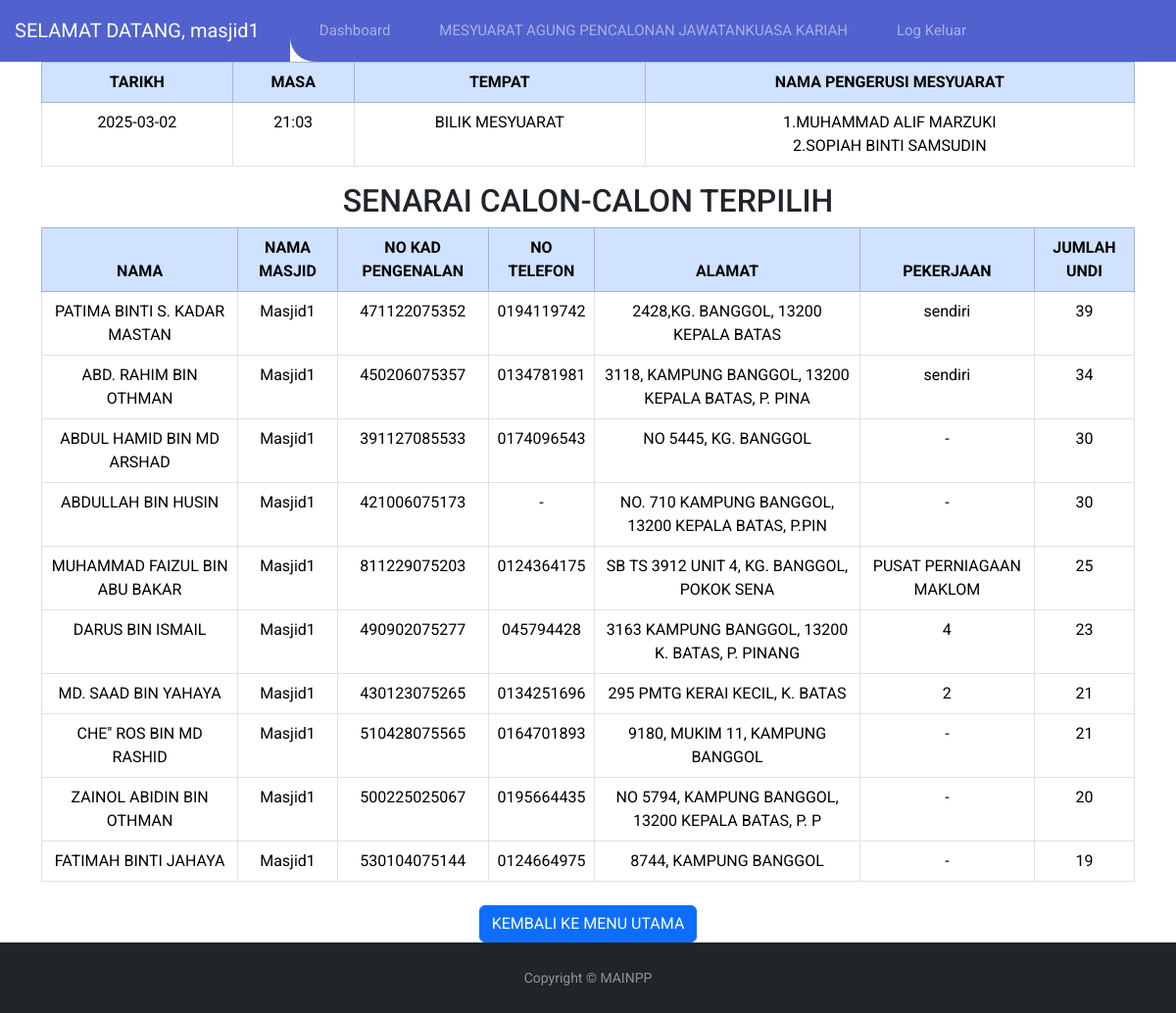
/backend/form2_masjid.php (signed in), run on the app's committed database.
### tables this page shows
CREATE TABLE `booking` (
  `booking_id` int(8) NOT NULL,
  `user_id` int(8) NOT NULL,
  `date` date NOT NULL,
  `time` time NOT NULL,
  `place` varchar(50) NOT NULL,
  `nama_cadangan1` varchar(255) NOT NULL,
  `ic_cadangan1` varchar(20) NOT NULL,
  `phone_cadangan1` varchar(20) NOT NULL,
  `email_cadangan1` varchar(255) DEFAULT NULL,
  `nama_cadangan2` varchar(255) NOT NULL,
  `ic_cadangan2` varchar(20) NOT NULL,
  `phone_cadangan2` varchar(20) NOT NULL,
  `email_cadangan2` varchar(255) DEFAULT NULL,
  `status_code` int(1) NOT NULL,
  `tindakan_code` int(11) NOT NULL,
  `comment` varchar(100) NOT NULL,
  `reg_date` datetime(6) NOT NULL DEFAULT current_timestamp(6),
  `edit_date` timestamp(6) NOT NULL DEFAULT current_timestamp(6) ON UPDATE current_timestamp(6),
  `masjid_id` int(11) DEFAULT NULL
);

CREATE TABLE `form_2` (
  `form_id` int(8) NOT NULL,
  `date` date NOT NULL,
  `name` varchar(50) NOT NULL,
  `ic` varchar(12) NOT NULL,
  `gender` varchar(20) NOT NULL,
  `phone_num` varchar(11) NOT NULL,
  `address` varchar(50) NOT NULL,
  `job` varchar(30) NOT NULL,
  `total_vote` int(4) NOT NULL,
  `role` varchar(50) DEFAULT NULL,
  `status_code` int(1) DEFAULT NULL,
  `reg_date` datetime(6) NOT NULL DEFAULT current_timestamp(6),
  `edit_date` timestamp(6) NOT NULL DEFAULT current_timestamp(6) ON UPDATE current_timestamp(6),
  `verify_id_1` int(8) DEFAULT NULL,
  `verify_id_2` int(8) DEFAULT NULL,
  `verify_id_3` int(8) DEFAULT NULL,
  `booking_id` int(20) NOT NULL DEFAULT 0
);

CREATE TABLE `masjid` (
  `masjid_id` int(20) NOT NULL,
  `masjid_name` varchar(30) NOT NULL,
  `daerah_id` varchar(20) NOT NULL
);

### backend/form2_masjid.php (the view, shortened to what this page needs)
<?php
require '../backend/connection.php';
$masjid_id = $_SESSION['masjid_id'];
$sql = "SELECT * FROM booking b
JOIN user u ON b.user_id = u.user_id
JOIN masjid m ON u.masjid_id = m.masjid_id
WHERE m.masjid_id = :masjid_id AND b.status_code = 1 ";
$stmt = $conn->prepare($sql);
$stmt->execute([
    'masjid_id' => $masjid_id
]);
$booking = $stmt->fetch(PDO::FETCH_ASSOC);
try {
    $query = "SELECT f.*, u.*, m.*
        FROM form_2 f
        JOIN sej6x_data_peribadi u ON u.no_ic = f.ic
        JOIN masjid m ON u.id_masjid = m.masjid_id
        WHERE m.masjid_id = $masjid_id
        ORDER BY f.total_vote DESC";
    $stmt = $conn->prepare($query);
    $stmt->execute();
    $bookings2 = $stmt->fetchAll(PDO::FETCH_ASSOC);
} catch (PDOException $e) {
    die("Error: " . $e->getMessage());
}
?>
<!DOCTYPE html>
<html lang="en">
<head>
</head>
<body>
<?php require '../include/header.php'; ?>
<div class="table-responsive">
        <table class="table table-bordered text-center">
            <thead class="table-primary text-white">
        <tr>
            <th>TARIKH</th>
            <th>MASA</th>
            <th>TEMPAT</th>
            <th>NAMA PENGERUSI MESYUARAT</th>
    </thead>
        <?php if (empty($booking)): ?>
            <tr><td colspan="7">TIADA DATA DIJUMPAI.</td></tr>
        <?php else: ?>
            <tr>
                <td><?php echo htmlspecialchars($booking['date']); ?></td>
                <td><?php echo date('H:i', strtotime($booking['time'])); ?></td>
                <td><?php echo htmlspecialchars($booking['place']); ?></td>
                <td>
                    1.<?php echo htmlspecialchars($booking['nama_cadangan1']); ?>
                    <br>
                    2.<?php echo htmlspecialchars($booking['nama_cadangan2']); ?>
                </td>
            </tr>
        <?php endif; ?>
    </table>
<h2 class="text-center">SENARAI CALON-CALON TERPILIH</h2>
    <div class="table-responsive">
        <table class="table table-bordered text-center">
            <thead class="table-primary text-white">
                <tr>
                    <th>NAMA</th>
                    <th>NAMA MASJID</th>
                    <th>NO KAD PENGENALAN</th>
                    <th>NO TELEFON</th>
                    <th>ALAMAT</th>
                    <th>PEKERJAAN</th>
                    <th>JUMLAH UNDI</th>
                    </thead>
                    <tbody>
        <?php foreach ($bookings2 as $booking): ?>
            <tr>
                <td><?php echo htmlspecialchars($booking['name']); ?></td>
                <td><?php echo htmlspecialchars($booking['masjid_name']); ?></td>
                <td><?php echo htmlspecialchars($booking['ic']); ?></td>
                <td><?php echo htmlspecialchars($booking['phone_num']); ?></td>
                <td><?php echo htmlspecialchars($booking['address']); ?></td>
                <td><?php echo htmlspecialchars($booking['job']); ?></td>
                <td><?php echo htmlspecialchars($booking['total_vote']); ?></td>
            </tr>
        <?php endforeach; ?>
    </table>
    <div class="text-center mt-4">
    <a href="../backend/mainpage.php" class="btn btn-primary">KEMBALI KE MENU UTAMA</a>
</div>
    <?php require '../include/footer.php'; ?>
</body>
</html>

### include/header.php (style rules this page uses)
body { font-family: 'Roboto', sans-serif; }
* { margin: 0; padding: 0; }

### data on the page
booking: date "2025-03-02", time "21:03", place "BILIK MESYUARAT", nama_cadangan1 "MUHAMMAD ALIF MARZUKI", nama_cadangan2 "SOPIAH BINTI SAMSUDIN"
form_2: name "PATIMA BINTI S. KADAR MASTAN", masjid.masjid_name "Masjid1", ic "471122075352", phone_num "0194119742", address "2428,KG. BANGGOL, 13200 KEPALA BATAS", job "sendiri", total_vote "39"
form_2: name "ABD. RAHIM BIN OTHMAN", masjid.masjid_name "Masjid1", ic "450206075357", phone_num "0134781981", address "3118, KAMPUNG BANGGOL, 13200 KEPALA BATAS, P. PINA", job "sendiri", total_vote "34"
form_2: name "ABDUL HAMID BIN MD ARSHAD", masjid.masjid_name "Masjid1", ic "391127085533", phone_num "0174096543", address "NO 5445, KG. BANGGOL", job "-", total_vote "30"
form_2: name "ABDULLAH BIN HUSIN", masjid.masjid_name "Masjid1", ic "421006075173", phone_num "-", address "NO. 710 KAMPUNG BANGGOL, 13200 KEPALA BATAS, P.PIN", job "-", total_vote "30"
form_2: name "MUHAMMAD FAIZUL BIN ABU BAKAR", masjid.masjid_name "Masjid1", ic "811229075203", phone_num "0124364175", address "SB TS 3912 UNIT 4, KG. BANGGOL, POKOK SENA", job "PUSAT PERNIAGAAN MAKLOM", total_vote "25"
form_2: name "DARUS BIN ISMAIL", masjid.masjid_name "Masjid1", ic "490902075277", phone_num "045794428", address "3163 KAMPUNG BANGGOL, 13200 K. BATAS, P. PINANG", job "4", total_vote "23"
form_2: name "MD. SAAD BIN YAHAYA", masjid.masjid_name "Masjid1", ic "430123075265", phone_num "0134251696", address "295 PMTG KERAI KECIL, K. BATAS", job "2", total_vote "21"
form_2: name "CHE'' ROS BIN MD RASHID", masjid.masjid_name "Masjid1", ic "510428075565", phone_num "0164701893", address "9180, MUKIM 11, KAMPUNG BANGGOL", job "-", total_vote "21"
form_2: name "ZAINOL ABIDIN BIN OTHMAN", masjid.masjid_name "Masjid1", ic "500225025067", phone_num "0195664435", address "NO 5794, KAMPUNG BANGGOL, 13200 KEPALA BATAS, P. P", job "-", total_vote "20"
form_2: name "FATIMAH BINTI JAHAYA", masjid.masjid_name "Masjid1", ic "530104075144", phone_num "0124664975", address "8744, KAMPUNG BANGGOL", job "-", total_vote "19"

### other printed values
$_SESSION['username'] "masjid1"
